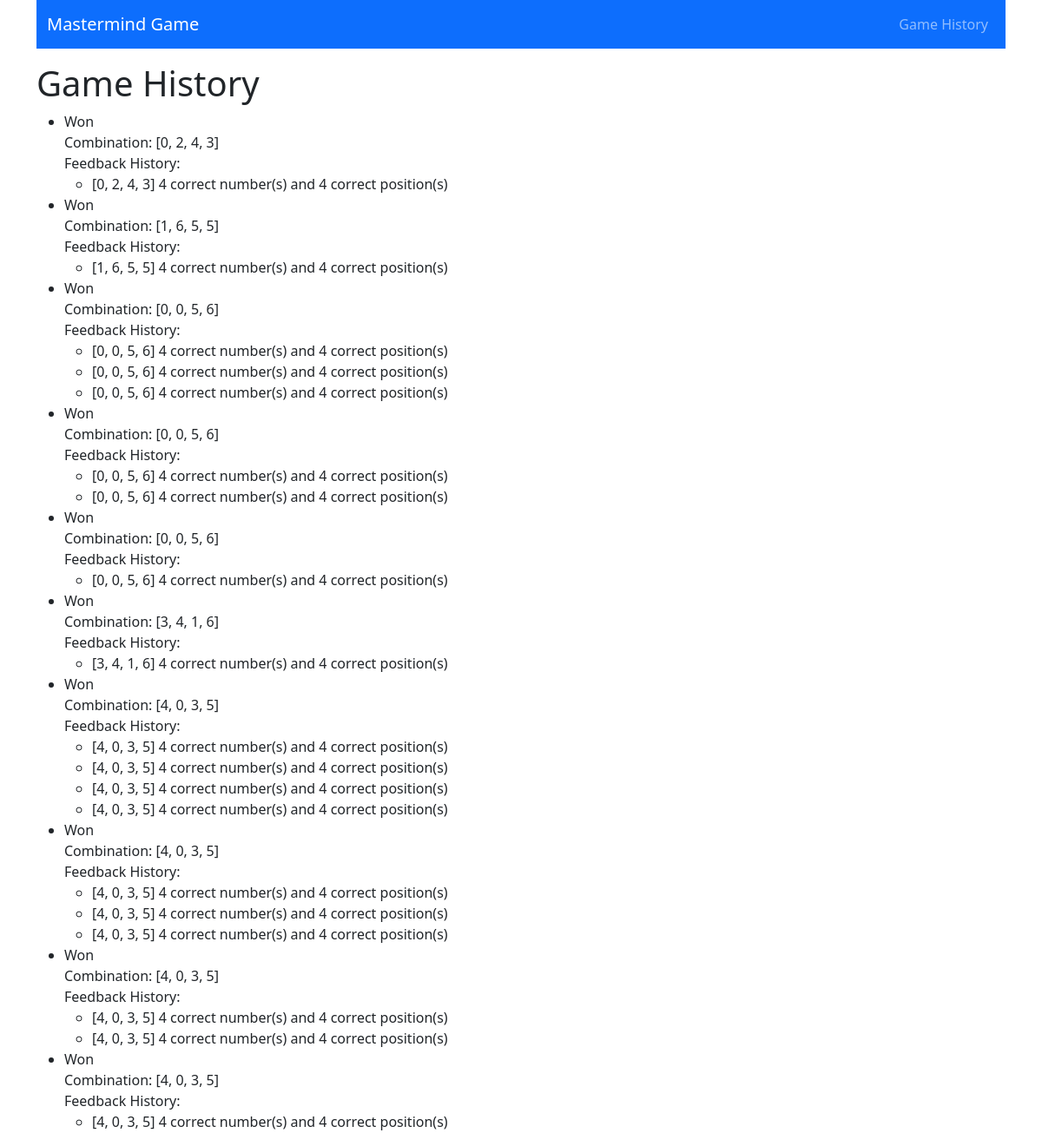
The page /history/ on the database its author committed.
### game/models.py (models this page shows)
class Game(models.Model):
    combination = models.CharField(max_length=100)
    feedback_history = models.TextField()
    win = models.BooleanField(default=False)
    start_time = models.DateTimeField(null=True, blank=True)
    end_time = models.DateTimeField(null=True, blank=True)

### game/views.py (the view)
# urls.py: path("history/", views.game_history, name="game_history"),
def game_history(request):
    games = Game.objects.all().order_by("-id")[:10]  # Fetch the 10 most recent games
    for game in games:
        game.feedback_history = json.loads(
            game.feedback_history
        )  # <--- Deserialization
    context = {
        "games": games,
    }
    return render(request, "game/history.html", context)

### game/templates/game/history.html
{% extends "base.html" %}
{% load static %}
{% block page_content %}
<h1>Game History</h1>
{% if games %}
<ul>
    {% for game in games %}
    <li>
        {% if game.win %}
        Won
        {% else %}
        Lost
        {% endif %}
        <br/>
        Combination: {{ game.combination }}
        <br>
        Feedback History:
        <ul>
            {% for feedback in game.feedback_history %}
            <li>{{ feedback|join:" " }}</li>
            {% endfor %}
        </ul>
    </li>
    {% endfor %}
</ul>
{% else %}
<p>No game history available.</p>
{% endif %}
{% endblock %}

### rows shown on the page
Game: win "Won", combination "[0, 2, 4, 3]", feedback_history "[0, 2, 4, 3] 4 correct number(s) and 4 correct position(s)"
Game: win "Won", combination "[1, 6, 5, 5]", feedback_history "[1, 6, 5, 5] 4 correct number(s) and 4 correct position(s)"
Game: win "Won", combination "[0, 0, 5, 6]", feedback_history "[0, 0, 5, 6] 4 correct number(s) and 4 correct position(s)" "[0, 0, 5, 6] 4 correct number(s) and 4 correct position(s)" "[0, 0, 5, 6] 4 correct number(s) and 4 correct position(s)"
Game: win "Won", combination "[0, 0, 5, 6]", feedback_history "[0, 0, 5, 6] 4 correct number(s) and 4 correct position(s)" "[0, 0, 5, 6] 4 correct number(s) and 4 correct position(s)"
Game: win "Won", combination "[0, 0, 5, 6]", feedback_history "[0, 0, 5, 6] 4 correct number(s) and 4 correct position(s)"
Game: win "Won", combination "[3, 4, 1, 6]", feedback_history "[3, 4, 1, 6] 4 correct number(s) and 4 correct position(s)"
Game: win "Won", combination "[4, 0, 3, 5]", feedback_history "[4, 0, 3, 5] 4 correct number(s) and 4 correct position(s)" "[4, 0, 3, 5] 4 correct number(s) and 4 correct position(s)" "[4, 0, 3, 5] 4 correct number(s) and 4 correct position(s)" "[4, 0, 3, 5] 4 correct number(s) and 4 correct position(s)"
Game: win "Won", combination "[4, 0, 3, 5]", feedback_history "[4, 0, 3, 5] 4 correct number(s) and 4 correct position(s)" "[4, 0, 3, 5] 4 correct number(s) and 4 correct position(s)" "[4, 0, 3, 5] 4 correct number(s) and 4 correct position(s)"
Game: win "Won", combination "[4, 0, 3, 5]", feedback_history "[4, 0, 3, 5] 4 correct number(s) and 4 correct position(s)" "[4, 0, 3, 5] 4 correct number(s) and 4 correct position(s)"
Game: win "Won", combination "[4, 0, 3, 5]", feedback_history "[4, 0, 3, 5] 4 correct number(s) and 4 correct position(s)"
